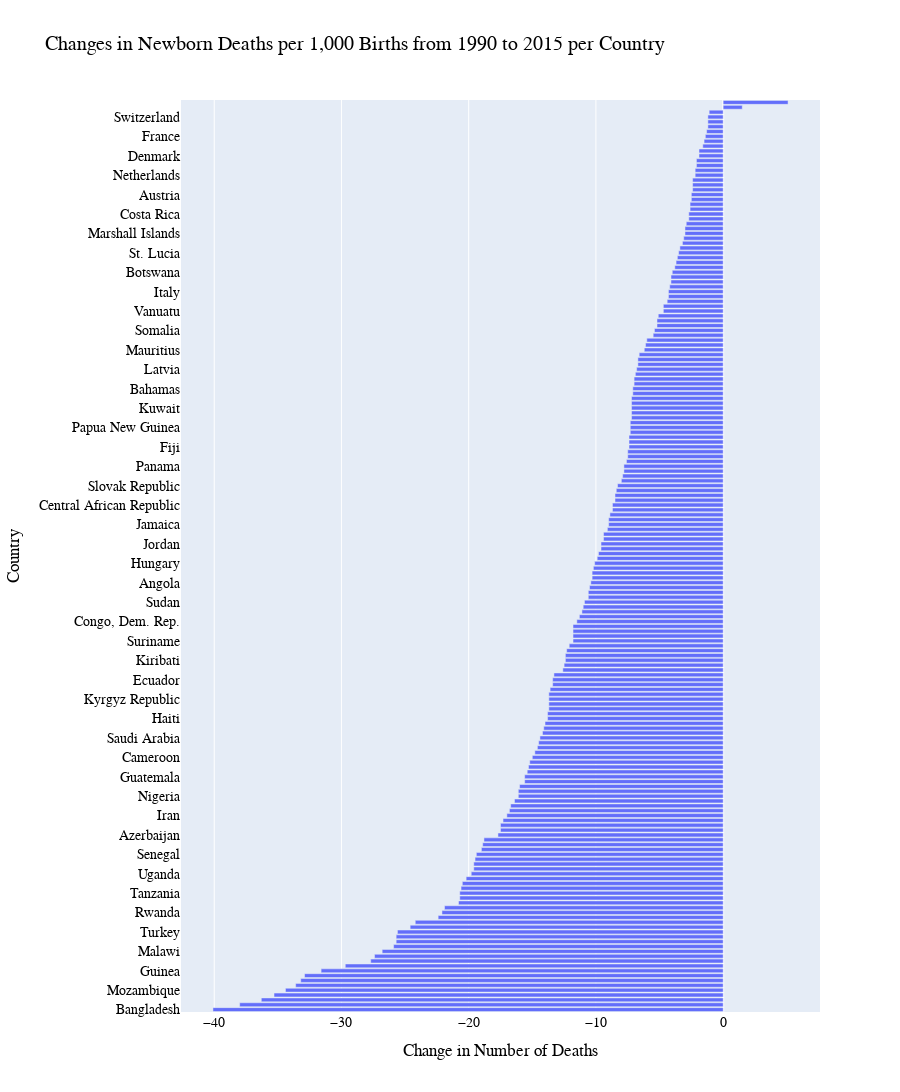

Notebook code cell kept with this figure:
### Markdown cell above
### What countries have increased/decreased their newborn mortality rates?

### Code cell
# Apply diff_per_country_bar_plot() function to df_newborn
diff_per_country_bar_plot(df_newborn, "Changes in Newborn Deaths per 1,000 Births from 1990 to 2015 per Country");

### Figure 1 — Plotly figure (JSON) as saved in the notebook; plotly's stock layout.template omitted (floating-point values rounded to 4 significant figures; data arrays with more than 128 entries replaced by an {"elided": "..."} marker saying what was removed)
{"data": [{"alignmentgroup": "True", "customdata": {"elided": "188x1 float values"}, "hovertemplate": "difference=%{customdata[0]:.2f}<br>country=%{y}<extra></extra>", "legendgroup": "", "marker": {"color": "#636efa"}, "name": "", "offsetgroup": "", "orientation": "h", "showlegend": false, "textposition": "auto", "type": "bar", "x": {"elided": "188 float values"}, "xaxis": "x", "y": {"elided": "188 str values"}, "yaxis": "y"}], "layout": {"barmode": "relative", "font": {"color": "Black", "family": "Avenir", "size": 14}, "height": 3500, "legend": {"title": {"font": {"color": "Black"}}, "tracegroupgap": 0}, "title": {"font": {"color": "Dark Gray", "family": "Avenir"}, "text": "Changes in Newborn Deaths per 1,000 Births from 1990 to 2015 per Country"}, "xaxis": {"anchor": "y", "domain": [0, 1], "title": {"font": {"family": "Avenir"}, "text": "Change in Number of Deaths"}}, "yaxis": {"anchor": "x", "domain": [0, 1], "title": {"font": {"family": "Avenir"}, "text": "Country"}}}}
